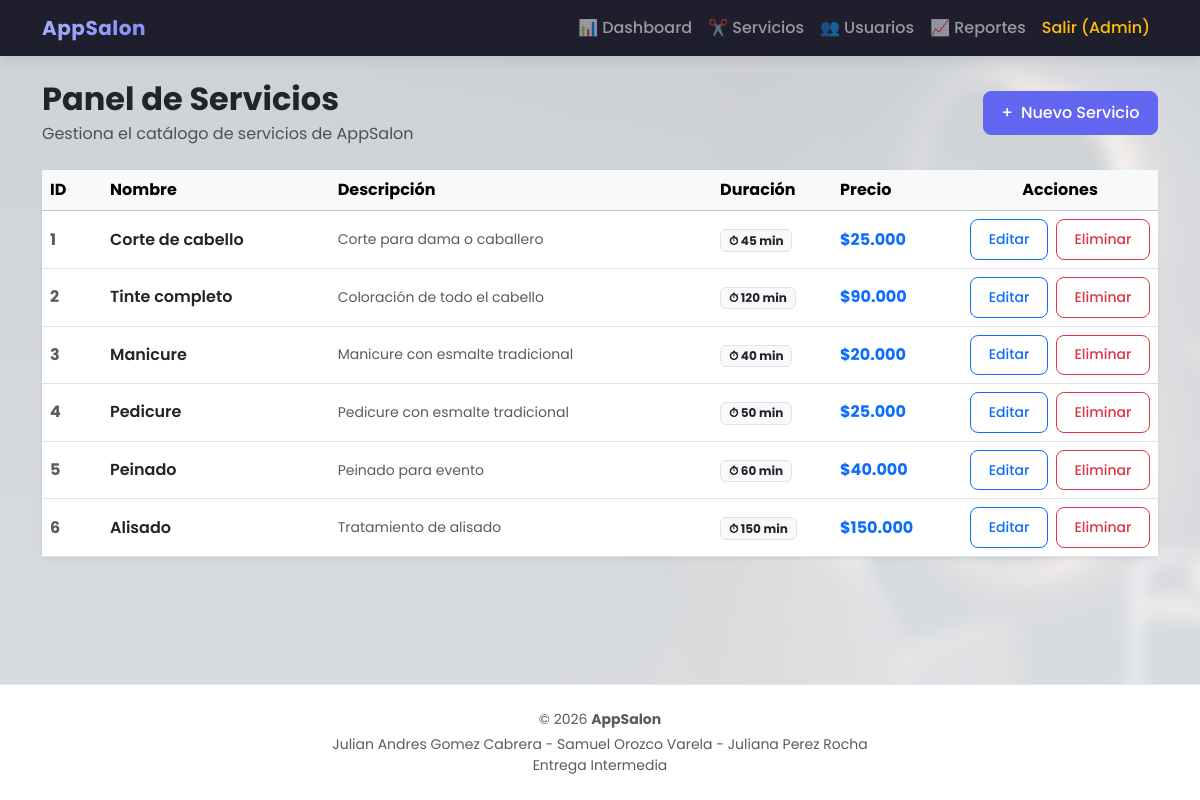
The app's page /index.php?url=servicios/admin (signed in) with its own data.
### tables this page shows
CREATE TABLE servicios (
  id INT PRIMARY KEY AUTO_INCREMENT,
  nombre VARCHAR(60) NOT NULL,
  precio DECIMAL(10,2) NOT NULL,
  descripcion TEXT,
  duracion INT DEFAULT 60,
  activo TINYINT(1) DEFAULT 1,
  created_at TIMESTAMP DEFAULT CURRENT_TIMESTAMP
);

### includes/functions.php (called while the page is built, shortened)
<?php
function e($texto): string {
    return htmlspecialchars((string)$texto, ENT_QUOTES, 'UTF-8');
}
function render(string $vista, array $datos = []): void {
    extract($datos);
    include __DIR__ . '/../views/layout/header.php';
    include __DIR__ . '/../views/' . $vista . '.php';
    include __DIR__ . '/../views/layout/footer.php';
}

### controllers/ServiceController.php (called while the page is built, shortened)
<?php
class ServiceController {
    public function admin() {
        $servicios = Service::todos();
        render('services/admin/lista', ['servicios' => $servicios]);
    }
}

### public/index.php (called while the page is built, shortened)
<?php
require_once __DIR__ . '/../includes/functions.php';
$rutas = [
    'auth/login'    => ['AuthController', 'login'],
    'auth/registro' => ['AuthController', 'registro'],
    'auth/logout'   => ['AuthController', 'logout'],
    'servicios/index'   => ['ServiceController', 'index'],
    'servicios/admin'   => ['ServiceController', 'admin'],
    'servicios/crear'   => ['ServiceController', 'crear'],
    'servicios/editar'  => ['ServiceController', 'editar'],
    'servicios/eliminar'=> ['ServiceController', 'eliminar'],
    'citas/crear'          => ['AppointmentController', 'crear'],
    'citas/editar'         => ['AppointmentController', 'editar'],
    'citas/mis-citas'      => ['AppointmentController', 'misCitas'],
    'citas/cancelar'       => ['AppointmentController', 'cancelar'],
    'citas/horas-ocupadas' => ['AppointmentController', 'horasOcupadas'],
    'citas/ver-correo'     => ['AppointmentController', 'verCorreoCita'],
    'admin/dashboard'      => ['AdminController', 'index'],
    'admin/cita-estado'    => ['AdminController', 'cambiarEstadoCita'],
    'admin/usuarios'       => ['AdminController', 'usuarios'],
    'admin/usuario-toggle' => ['AdminController', 'toggleUsuario'],
    'admin/disponibilidad' => ['AdminController', 'disponibilidad'],
    'admin/bloquear-hora'  => ['AdminController', 'bloquearHora'],
    'admin/liberar-hora'   => ['AdminController', 'liberarHora'],
    'admin/buzon'          => ['AdminController', 'buzon'],
    'admin/buzon-ver'      => ['AdminController', 'verCorreo'],
    'reportes/index' => ['ReportController', 'index'],
    'reportes/csv'   => ['ReportController', 'csv'],
    'reportes/pdf'   => ['ReportController', 'pdf'],
];
$url = $_GET['url'] ?? 'servicios/index';
try {
    [$controlador, $metodo] = $rutas[$url];
    (new $controlador())->$metodo();
} catch (Throwable $ex) {
    error_log($ex->getMessage());
    http_response_code(500);
    render('error', ['mensaje' => 'Ocurrió un error inesperado']);
}

### models/Service.php (called while the page is built, shortened)
<?php
class Service {
    public static function todos(): array {
        $db = conectarDB();
        $query = "SELECT * FROM servicios ORDER BY id ASC";
        $stmt = $db->query($query);
        return $stmt->fetchAll();
    }
}

### views/services/admin/lista.php (the view, shortened to what this page needs)
<div class="d-flex justify-content-between align-items-center mb-4">
    <div>
        <h1 class="h2 mb-1 fw-bold text-dark">Panel de Servicios</h1>
        <p class="text-muted mb-0">Gestiona el catálogo de servicios de AppSalon</p>
    </div>
    <a href="<?= BASE_URL ?>/index.php?url=servicios/crear" class="btn btn-primary d-inline-flex align-items-center gap-2">
        <span>+</span> Nuevo Servicio
    </a>
</div>
<?php if (empty($servicios)): ?>
    <div class="alert alert-warning text-center py-4">
        <p class="mb-0">No hay servicios registrados en la base de datos.</p>
    </div>
<?php else: ?>
    <div class="card shadow-sm border-0">
        <div class="table-responsive">
            <table class="table table-hover align-middle mb-0">
                <thead class="table-light">
                    <tr>
                        <th style="width: 60px;">ID</th>
                        <th>Nombre</th>
                        <th>Descripción</th>
                        <th style="width: 120px;">Duración</th>
                        <th style="width: 130px;">Precio</th>
                        <th style="width: 160px;" class="text-center">Acciones</th>
                    </tr>
                </thead>
                <tbody>
                    <?php foreach ($servicios as $s): ?>
                        <tr>
                            <td class="text-muted fw-bold"><?= e($s['id']) ?></td>
                            <td class="fw-semibold text-dark"><?= e($s['nombre']) ?></td>
                            <td class="text-muted small">
                                <?= !empty($s['descripcion']) ? e($s['descripcion']) : '<span class="text-secondary fst-italic">Sin descripción</span>' ?>
                            </td>
                            <td>
                                <span class="badge bg-light text-dark border">
                                    ⏱ <?= e($s['duracion'] ?? 60) ?> min
                                </span>
                            </td>
                            <td class="fw-bold text-primary">
                                $<?= number_format((float)$s['precio'], 0, ',', '.') ?>
                            </td>
                            <td class="text-center">
                                <div class="d-flex justify-content-center gap-2">
                                    <a href="<?= BASE_URL ?>/index.php?url=servicios/editar&id=<?= e($s['id']) ?>"
                                       class="btn btn-sm btn-outline-primary"
                                       title="Editar servicio">
                                        Editar
                                    </a>
                                    <form action="<?= BASE_URL ?>/index.php?url=servicios/eliminar"
                                          method="POST"
                                          onsubmit="return confirm('¿Estás seguro de que deseas eliminar el servicio &quot;<?= e($s['nombre']) ?>&quot;? Esta acción no se puede deshacer.');">
                                        <button type="submit" class="btn btn-sm btn-outline-danger" title="Eliminar servicio">
                                            Eliminar
                                        </button>
                                    </form>
                                </div>
                            </td>
                        </tr>
                    <?php endforeach; ?>
                </tbody>
            </table>
        </div>
    </div>
<?php endif; ?>

### public/css/styles.css (style rules this page uses)
:root { --primary-color: #6366f1; --primary-hover: #4f46e5; --dark-bg: #1e1e2d; --card-border: rgba(0, 0, 0, 0.06); }
body { font-family: 'Poppins', -apple-system, BlinkMacSystemFont, sans-serif; background: transparent !important; color: #334155; min-height: 100vh; display: flex; flex-direction: column; position: relative; }
body::before { content: ""; position: fixed; top: 0; left: 0; width: 100vw; height: 100vh; background-image: linear-gradient(rgba(248, 250, 252, 0.82), rgba(248, 250, 252, 0.88)), url('../img/fondoappsalon.jpeg'); background-size: cover; background-position: center center; background-repeat: no-repeat; filter: blur(8px); transform: scale(1.05); z-index: -1; pointer-events: none; }
.btn { border-radius: 8px; font-weight: 500; padding: 0.55rem 1.1rem; transition: all 0.2s ease; }
.btn-primary { background-color: var(--primary-color); border-color: var(--primary-color); }

### records on screen
servicios: id "1", nombre "Corte de cabello", descripcion "Corte para dama o caballero", duracion "45", precio "25.000"
servicios: id "2", nombre "Tinte completo", descripcion "Coloración de todo el cabello", duracion "120", precio "90.000"
servicios: id "3", nombre "Manicure", descripcion "Manicure con esmalte tradicional", duracion "40", precio "20.000"
servicios: id "4", nombre "Pedicure", descripcion "Pedicure con esmalte tradicional", duracion "50", precio "25.000"
servicios: id "5", nombre "Peinado", descripcion "Peinado para evento", duracion "60", precio "40.000"
servicios: id "6", nombre "Alisado", descripcion "Tratamiento de alisado", duracion "150", precio "150.000"

### other values on screen
$_SESSION['nombre'] "Admin"
